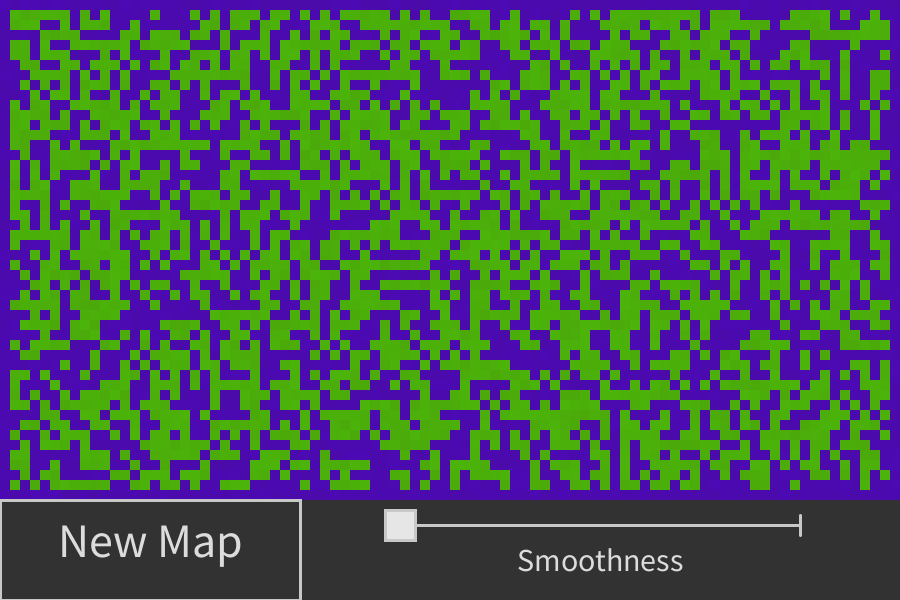
Frame 1 (no input)
Frame 60 (the mouse pressed at the canvas centre just before this capture): identical to frame 1, image omitted
Frame 120 (the mouse held since frame 60 and released just before this capture): identical to frame 1, image omitted

The Processing sketch that drew this single still picture (run headless with seeded random() and noise(); from frame 60 on, the mouse is pressed at the canvas centre):

// Processing sketch: sketch_2D_Land_Generation
// ── sketch_2D_Land_Generation.pde
int Rows;
int Cols;
int Spacing;
HorizontalSlider Smoothness;
color[][] IslandsMap;
color[][] OriginalMap;



void setup() {
  Smoothness = new HorizontalSlider(400, 525, 400, 10);
  Spacing = 10;
  size(900, 600);
  Cols = width/Spacing;
  Rows = 500/Spacing;
  OriginalMap = new color[Cols][Rows];
  IslandsMap = new color[Cols][Rows];
  NewMap();
}


void draw() {
  background(50);
  noStroke();
  rectMode(CORNER);
  for (int i = 0; i < Cols; i++) {
    for (int j = 0; j < Rows; j++) {
      fill(IslandsMap[i][j]);
      rect(i*Spacing, j*Spacing, Spacing, Spacing);
    }
  }
  strokeWeight(3);
  stroke(200);
  fill(50);
  rect(0, 500, 300, 100);
  textSize(48);
  fill(220);
  textAlign(CENTER, CENTER);
  text("New Map", 150, 540);
  textSize(32);
  text("Smoothness", 600, 560);
  Smoothness.Show();
}

void mouseClicked() {
  if (mouseX < 300 && mouseY > 500) {
    NewMap();
    Smoothness.Reset();
  }
}

void mouseDragged() {
  if (mouseX > 300 && mouseY > 500) {
    Smoothness.Move(mouseX);
    for (int i = 0; i < Cols; i++) {
      for (int j = 0; j < Rows; j++) {  
        IslandsMap[i][j] = OriginalMap[i][j];
      }
    }
    Smooth(int(Smoothness.Value));
  }
}


void NewMap() {
  float x = 0.47;
  for (int i = 0; i < Cols; i++) {
    for (int j = 0; j < Rows; j++) {
      OriginalMap[i][j] = color(75, floor(random(170, 180)), 10);
      if (random(0, 1) < x || i == 0 || i == Cols-1 || j == 0 || j == Rows-1) {
        OriginalMap[i][j] = color(75, 10, floor(random(170, 180)));
      }
    }
  }
  for (int i = 0; i < Cols; i++) {
    for (int j = 0; j < Rows; j++) {  
      IslandsMap[i][j] = OriginalMap[i][j];
    }
  }
}


void Smooth(int Times) {
  for (int x = 0; x < Times; x++) {
    for (int i = 0; i < Cols; i++) {
      for (int j = 0; j < Rows; j++) {
        int NeighbourTiles = GetWallCount(i, j);
        if (NeighbourTiles == 8 && green(IslandsMap[i][j]) == 10) {
          IslandsMap[i][j] = color(red(IslandsMap[i][j]), green(IslandsMap[i][j]), constrain(blue(IslandsMap[i][j])-floor(random(10, 50)), 160, 180));
        } else if (NeighbourTiles < 4) {
          IslandsMap[i][j] = color(75, floor(random(170, 180)), 10);
        } else if (NeighbourTiles > 4) {
          IslandsMap[i][j] = color(75, 10, floor(random(170, 180)));
        }
      }
    }
  }
}

int GetWallCount(int x, int y) {
  int Neighbours = 0;
  for (int i = x-1; i <= x+1; i++) {
    for (int j = y-1; j <= y+1; j++) {
      if (i > -1 && i < Cols && j > -1 && j < Rows) {
        if (i != x || j != y) {
          if (green(IslandsMap[i][j]) == 10) {
            Neighbours += 1;
          }
        }
      } else {
        Neighbours += 1;
      }
    }
  }

  return Neighbours;
}

// ── Slider_Class.pde
class HorizontalSlider {
  PVector StartPos;
  PVector EndPos;
  PVector[] Locations;
  PVector CurrentLocation;
  float Value;
  float Gap;
  float Length;
  int Sections;

  HorizontalSlider(float XPos, float YPos, float Size, int sections) {
    StartPos = new PVector(XPos, YPos);
    EndPos = new PVector(XPos+Size, YPos);
    Length = Size;
    Sections = sections;
    Gap = Length/(Sections-1);
    Locations = new PVector[Sections];
    for (int i = 0; i < Sections; i++) {
      Locations[i] = new PVector(XPos + i*Gap, YPos);
    }
    CurrentLocation = Locations[0].copy();
  }


  void Show() {
    line(StartPos.x, StartPos.y-10, StartPos.x, StartPos.y+10);
    line(StartPos.x, StartPos.y, EndPos.x, EndPos.y);
    line(EndPos.x, StartPos.y-10, EndPos.x, StartPos.y+10);
    rectMode(CENTER);
    fill(230);
    for (int i = 0; i < Locations.length; i++) {
      rect(CurrentLocation.x, CurrentLocation.y, 30, 30);
    }
  }

  void Move(int XPos) {
    CurrentLocation = Locations[1].copy();
    for (int i = 0; i < Locations.length; i++) {
      if (abs(XPos - Locations[i].x) < abs(XPos - CurrentLocation.x)) {
        CurrentLocation = Locations[i].copy();
      }
    }
    Value = (CurrentLocation.x)/Gap - (Sections-1);
  }

  void Reset() {
    CurrentLocation = Locations[0].copy();
  }
}
